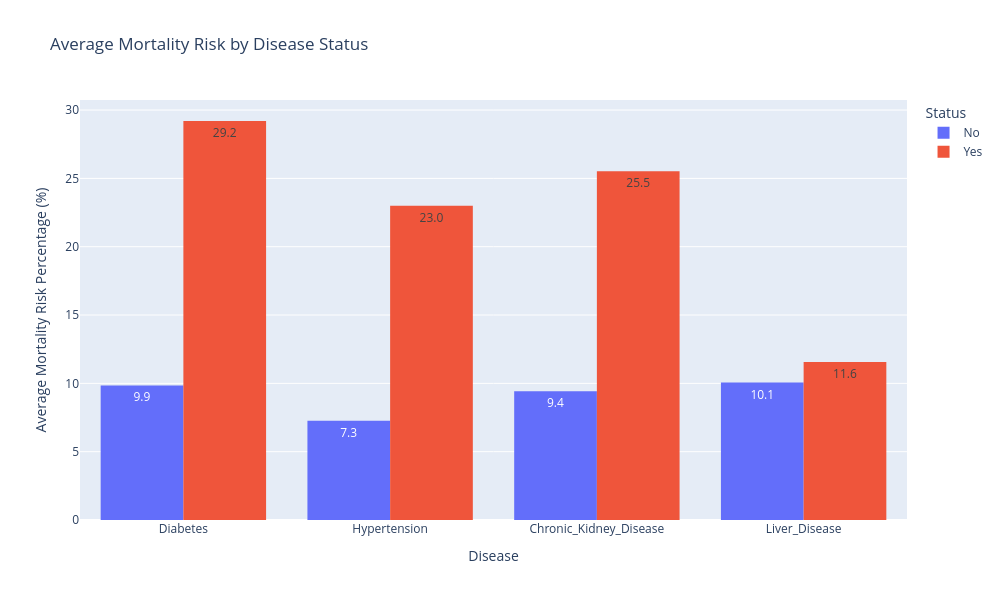

This figure's notebook cell:
### Markdown cell above
<div style="background: linear-gradient(to bottom, #d2e4f1, #abc9e3);
            padding: 15px 20px; 
            border-radius: 12px; 
            box-shadow: 2px 4px 8px rgba(0,0,0,0.15); 
            border-left: 5px solid #2b5c8f; 
            margin-bottom: 20px;">
    <h3 style="text-align:left;color:darkgreen;";">
       Q15. Which Chronic Disease Carries the Highest Average Mortality Risk ❓
    </h3>
</div>

### Code cell
diseases = ["Diabetes", "Hypertension", "Chronic_Kidney_Disease", "Liver_Disease"]
df_melted = df_clean.melt(
    id_vars=["Mortality_Risk_Percentage"],
    value_vars= diseases,
    var_name= "Disease",
    value_name= "Status",
)

fig = px.histogram(
    df_melted,
    x="Disease",
    y="Mortality_Risk_Percentage",
    color="Status",
    barmode="group",
    histfunc="avg",
    text_auto=".1f",
    title="Average Mortality Risk by Disease Status",
)
fig.update_layout(width=1000, height=600)
fig.update_layout(yaxis_title="Average Mortality Risk Percentage (%)")
fig.show()

### Figure 1 — Plotly figure (JSON) as saved in the notebook; plotly's stock layout.template omitted (floating-point values rounded to 4 significant figures; data arrays with more than 128 entries replaced by an {"elided": "..."} marker saying what was removed)
{"data": [{"alignmentgroup": "True", "bingroup": "x", "histfunc": "avg", "hovertemplate": "Status=No<br>Disease=%{x}<br>avg of Mortality_Risk_Percentage=%{y}<extra></extra>", "legendgroup": "No", "marker": {"color": "#636efa", "pattern": {"shape": ""}}, "name": "No", "offsetgroup": "No", "orientation": "v", "showlegend": true, "texttemplate": "%{value:.1f}", "type": "histogram", "x": {"elided": "32254 str values"}, "xaxis": "x", "y": {"elided": "32254 float values"}, "yaxis": "y"}, {"alignmentgroup": "True", "bingroup": "x", "histfunc": "avg", "hovertemplate": "Status=Yes<br>Disease=%{x}<br>avg of Mortality_Risk_Percentage=%{y}<extra></extra>", "legendgroup": "Yes", "marker": {"color": "#EF553B", "pattern": {"shape": ""}}, "name": "Yes", "offsetgroup": "Yes", "orientation": "v", "showlegend": true, "texttemplate": "%{value:.1f}", "type": "histogram", "x": {"elided": "2642 str values"}, "xaxis": "x", "y": {"elided": "2642 float values"}, "yaxis": "y"}], "layout": {"barmode": "group", "height": 600, "legend": {"title": {"text": "Status"}, "tracegroupgap": 0}, "title": {"text": "Average Mortality Risk by Disease Status"}, "width": 1000, "xaxis": {"anchor": "y", "domain": [0, 1], "title": {"text": "Disease"}}, "yaxis": {"anchor": "x", "domain": [0, 1], "title": {"text": "Average Mortality Risk Percentage (%)"}}}}
